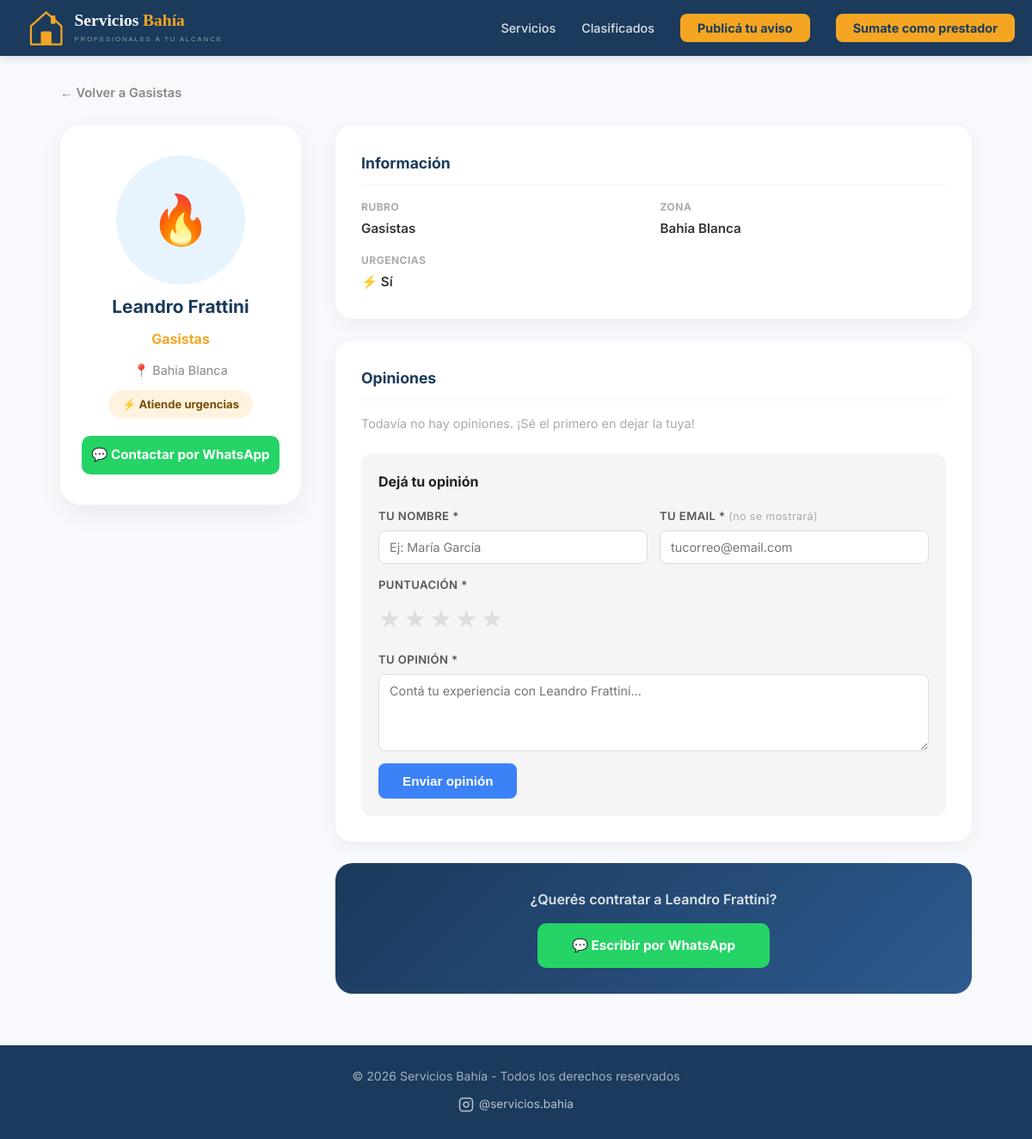
Page /leandro-frattini/perfil/leandro-frattini/ on the earlier database version.
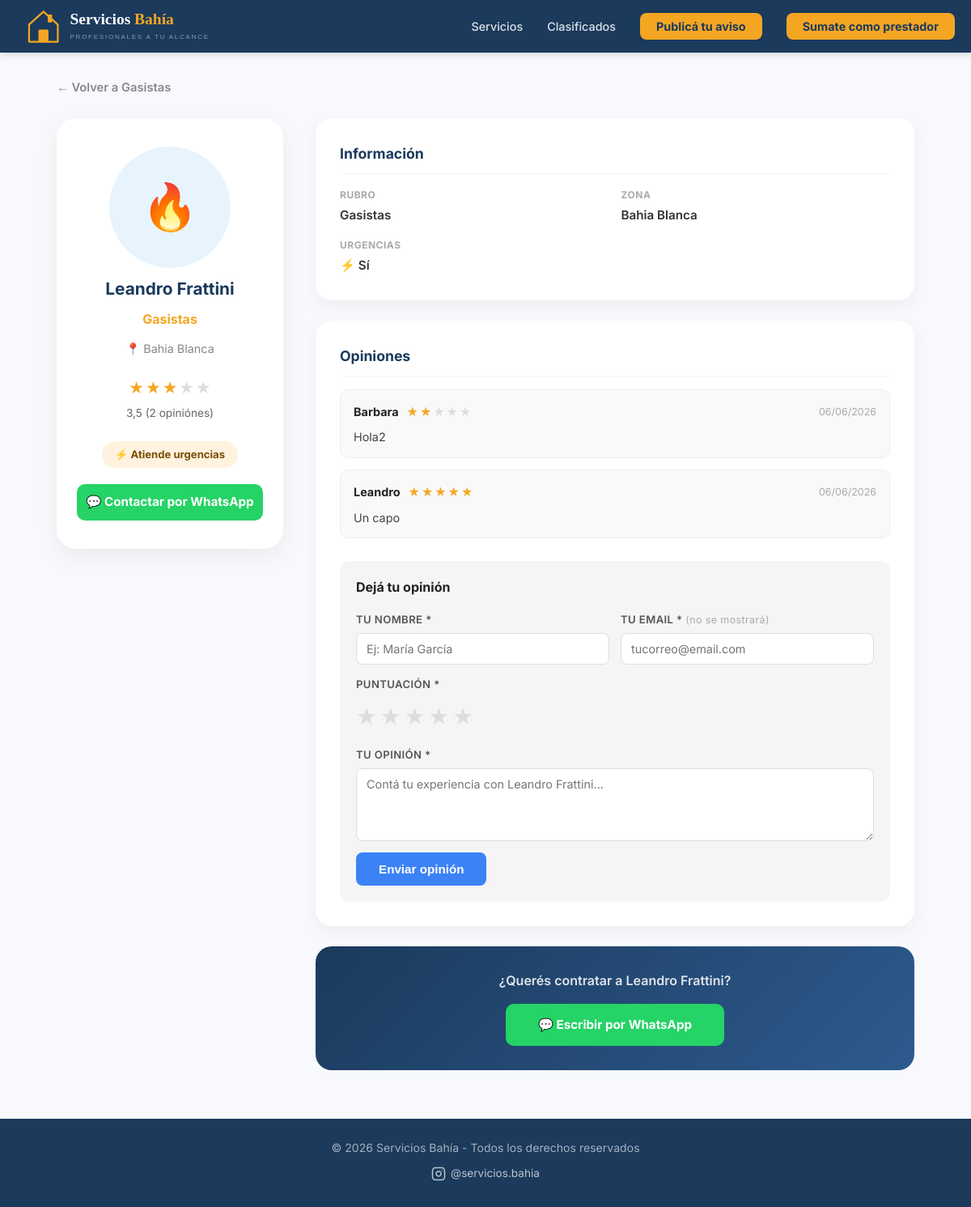
Same page on the later database version.
### profesionales/models.py (models this page shows, shortened)
class Resena(models.Model):
    ESTRELLAS_CHOICES = [(i, str(i)) for i in range(1, 6)]
    profesional = models.ForeignKey(Profesional, on_delete=models.CASCADE, related_name='resenas')
    nombre_autor = models.CharField(max_length=100, verbose_name="Tu nombre")
    email_autor = models.EmailField(verbose_name="Tu email (no se mostrará públicamente)")
    estrellas = models.IntegerField(choices=ESTRELLAS_CHOICES, verbose_name="Puntuación")
    comentario = models.TextField(verbose_name="Tu opinión")
    fecha = models.DateTimeField(auto_now_add=True)
    aprobada = models.BooleanField(default=False, verbose_name="Aprobada")
    class Meta:
        verbose_name = "Reseña"
        verbose_name_plural = "Reseñas"
        ordering = ['-fecha']

### profesionales/views.py (the view, shortened to what this page needs)
# urls.py: path('<slug:slug>/perfil/<slug:perfil_slug>/', views.perfil, name='perfil'),
def perfil(request, slug, perfil_slug):
    profesional = get_object_or_404(Profesional, slug=perfil_slug, activo=True)
    resenas = profesional.resenas.filter(aprobada=True)
    return render(request, 'profesionales/perfil.html', {
        'p': profesional,
        'resenas': resenas,
    })

### profesionales/models.py (called while the page is built)
    def __str__(self):
        return self.nombre

    def promedio_estrellas(self):
        resenas = self.resenas.filter(aprobada=True)
        if not resenas.exists():
            return None
        total = sum(r.estrellas for r in resenas)
        return round(total / resenas.count(), 1)

    def cantidad_resenas(self):
        return self.resenas.filter(aprobada=True).count()

### profesionales/templates/profesionales/perfil.html (shortened to what the changed rows need)
{% extends "base.html" %}
{% load static %}
{% block content %}
<main class="perfil-main">
    <div class="perfil-wrapper">
        <div class="perfil-col-izq">
            <h1 class="perfil-nombre">{{ p.nombre }}</h1>
            {% with promedio=p.promedio_estrellas cantidad=p.cantidad_resenas %}
            {% if promedio %}
            <div class="perfil-estrellas-resumen">
                <div class="estrellas-display">
                    {% for i in "12345" %}
                        {% if forloop.counter <= promedio %}
                            <span class="estrella llena">★</span>
                        {% else %}
                            <span class="estrella vacia">★</span>
                        {% endif %}
                    {% endfor %}
                </div>
                <span class="estrellas-texto">{{ promedio }} ({{ cantidad }} opinión{% if cantidad != 1 %}es{% endif %})</span>
            </div>
            {% endif %}
            {% endwith %}
        </div>
        <div class="perfil-col-der">
            <div class="perfil-seccion">
                <h2 class="perfil-seccion-titulo">Información</h2>
            </div>
            <div class="perfil-seccion">
                <h2 class="perfil-seccion-titulo">Opiniones</h2>
                {% if resenas %}
                    <div class="resenas-lista">
                        {% for r in resenas %}
                        <div class="resena-card">
                            <div class="resena-header">
                                <span class="resena-autor">{{ r.nombre_autor }}</span>
                                <div class="estrellas-display estrellas-sm">
                                    {% for i in "12345" %}
                                        {% if forloop.counter <= r.estrellas %}
                                            <span class="estrella llena">★</span>
                                        {% else %}
                                            <span class="estrella vacia">★</span>
                                        {% endif %}
                                    {% endfor %}
                                </div>
                                <span class="resena-fecha">{{ r.fecha|date:"d/m/Y" }}</span>
                            </div>
                            <p class="resena-comentario">{{ r.comentario }}</p>
                        </div>
                        {% endfor %}
                    </div>
                {% else %}
                    <p class="resenas-vacio">Todavía no hay opiniones. ¡Sé el primero en dejar la tuya!</p>
                {% endif %}
                <div class="resena-form-wrapper">
                    <h3 class="resena-form-titulo">Dejá tu opinión</h3>
                    <form method="post" class="resena-form">
                        <div class="resena-form-grupo">
                            <div class="estrellas-selector" id="estrellas-selector">
                                {% for i in "12345" %}
                                <span class="estrella-opcion" data-valor="{{ forloop.counter }}">★</span>
                                {% endfor %}
                            </div>
                        </div>
                    </form>
                </div>
            </div>
        </div>
    </div>
</main>
{% endblock %}

Differences in the rows shown:
added Resena: nombre_autor "Barbara", estrellas 2 (drawn), fecha "06/06/2026", comentario "Hola2"
added Resena: nombre_autor "Leandro", estrellas 5 (drawn), fecha "06/06/2026", comentario "Un capo"
Other differences:
{{ promedio }}: (not shown) → "3,5"
{{ cantidad }}: (not shown) → "2"
text no longer shown: "Todavía no hay opiniones. ¡Sé el primero en dejar la tuya!"
text now shown: "( opinión es )"
